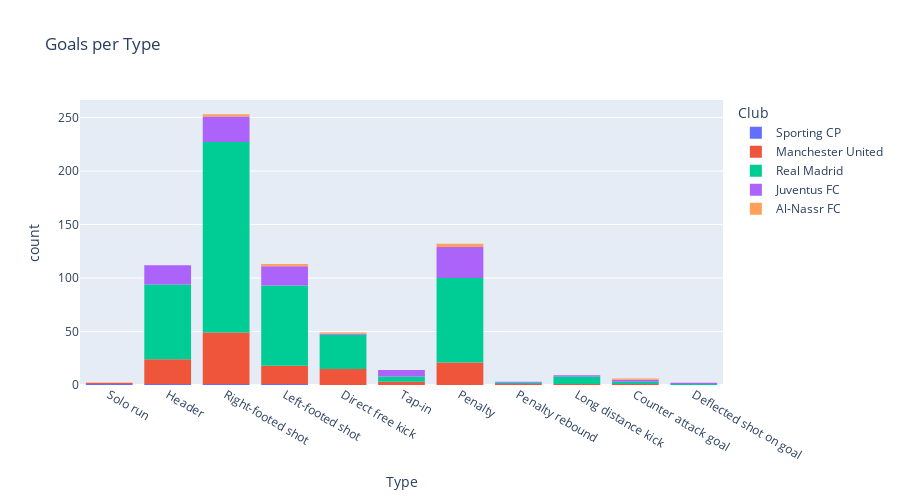

This figure's notebook cell:
### Markdown cell above
### Goals Per Type of Goals

### Code cell
px.histogram(
    df,
    x='Type',
    title="Goals per Type",
    log_x=False,
    log_y=False,
    #symbol='title',
    #markers=True,
    #width=800, 
    height=500,
    color='Club',
    hover_name='Club',
    hover_data=['Playing_Position','Competition','Season','Club'])

### Figure 1 — Plotly figure (JSON) as saved in the notebook; plotly's stock layout.template omitted (floating-point values rounded to 4 significant figures; data arrays with more than 128 entries replaced by an {"elided": "..."} marker saying what was removed)
{"data": [{"alignmentgroup": "True", "bingroup": "x", "hovertemplate": "Club=Sporting CP<br>Type=%{x}<br>count=%{y}<extra></extra>", "legendgroup": "Sporting CP", "marker": {"color": "#636efa", "pattern": {"shape": ""}}, "name": "Sporting CP", "offsetgroup": "Sporting CP", "orientation": "v", "showlegend": true, "type": "histogram", "x": ["Solo run", "Header", "Right-footed shot", "Left-footed shot", null], "xaxis": "x", "yaxis": "y"}, {"alignmentgroup": "True", "bingroup": "x", "hovertemplate": "Club=Manchester United<br>Type=%{x}<br>count=%{y}<extra></extra>", "legendgroup": "Manchester United", "marker": {"color": "#EF553B", "pattern": {"shape": ""}}, "name": "Manchester United", "offsetgroup": "Manchester United", "orientation": "v", "showlegend": true, "type": "histogram", "x": {"elided": "145 str values"}, "xaxis": "x", "yaxis": "y"}, {"alignmentgroup": "True", "bingroup": "x", "hovertemplate": "Club=Real Madrid<br>Type=%{x}<br>count=%{y}<extra></extra>", "legendgroup": "Real Madrid", "marker": {"color": "#00cc96", "pattern": {"shape": ""}}, "name": "Real Madrid", "offsetgroup": "Real Madrid", "orientation": "v", "showlegend": true, "type": "histogram", "x": {"elided": "450 str values"}, "xaxis": "x", "yaxis": "y"}, {"alignmentgroup": "True", "bingroup": "x", "hovertemplate": "Club=Juventus FC<br>Type=%{x}<br>count=%{y}<extra></extra>", "legendgroup": "Juventus FC", "marker": {"color": "#ab63fa", "pattern": {"shape": ""}}, "name": "Juventus FC", "offsetgroup": "Juventus FC", "orientation": "v", "showlegend": true, "type": "histogram", "x": ["Tap-in", "Left-footed shot", "Left-footed shot", "Left-footed shot", "Tap-in", "Penalty", "Right-footed shot", "Right-footed shot", "Tap-in", "Left-footed shot", "Penalty", "Penalty", "Header", "Right-footed shot", "Penalty", "Header", "Penalty", "Right-footed shot", "Header", "Header", "Right-footed shot", "Header", "Header", "Penalty", "Header", "Header", "Left-footed shot", "Header", "Left-footed shot", "Penalty", "Header", "Right-footed shot", "Right-footed shot", "Penalty", "Penalty", "Tap-in", "Right-footed shot", "Right-footed shot", "Left-footed shot", "Header", "Right-footed shot", "Penalty", "Left-footed shot", "Penalty", "Deflected shot on goal", "Right-footed shot", "Left-footed shot", "Right-footed shot", "Penalty", "Penalty", "Right-footed shot", "Penalty", "Tap-in", "Penalty", "Penalty", "Long distance kick", "Direct free kick", "Left-footed shot", "Penalty", "Penalty", "Penalty", "Counter attack goal", "Right-footed shot", "Penalty", "Left-footed shot", "Right-footed shot", "Penalty", "Header", "Right-footed shot", "Penalty", "Right-footed shot", "Right-footed shot", "Right-footed shot", "Left-footed shot", "Right-footed shot", "Penalty", "Penalty", "Penalty", "Penalty", "Header", "Left-footed shot", "Right-footed shot", "Left-footed shot", "Right-footed shot", "Tap-in", "Penalty", "Left-footed shot", "Left-footed shot", "Header", "Header", "Right-footed shot", "Counter attack goal", "Header", "Penalty", "Left-footed shot", "Header", "Right-footed shot", "Penalty", "Header", "Left-footed shot", "Penalty rebound"], "xaxis": "x", "yaxis": "y"}, {"alignmentgroup": "True", "bingroup": "x", "hovertemplate": "Club=Al-Nassr FC<br>Type=%{x}<br>count=%{y}<extra></extra>", "legendgroup": "Al-Nassr FC", "marker": {"color": "#FFA15A", "pattern": {"shape": ""}}, "name": "Al-Nassr FC", "offsetgroup": "Al-Nassr FC", "orientation": "v", "showlegend": true, "type": "histogram", "x": ["Penalty", "Left-footed shot", "Right-footed shot", "Penalty", "Right-footed shot", "Penalty", "Left-footed shot", "Counter attack goal", "Direct free kick"], "xaxis": "x", "yaxis": "y"}], "layout": {"barmode": "relative", "height": 500, "legend": {"title": {"text": "Club"}, "tracegroupgap": 0}, "title": {"text": "Goals per Type"}, "xaxis": {"anchor": "y", "domain": [0, 1], "title": {"text": "Type"}}, "yaxis": {"anchor": "x", "domain": [0, 1], "title": {"text": "count"}}}}
